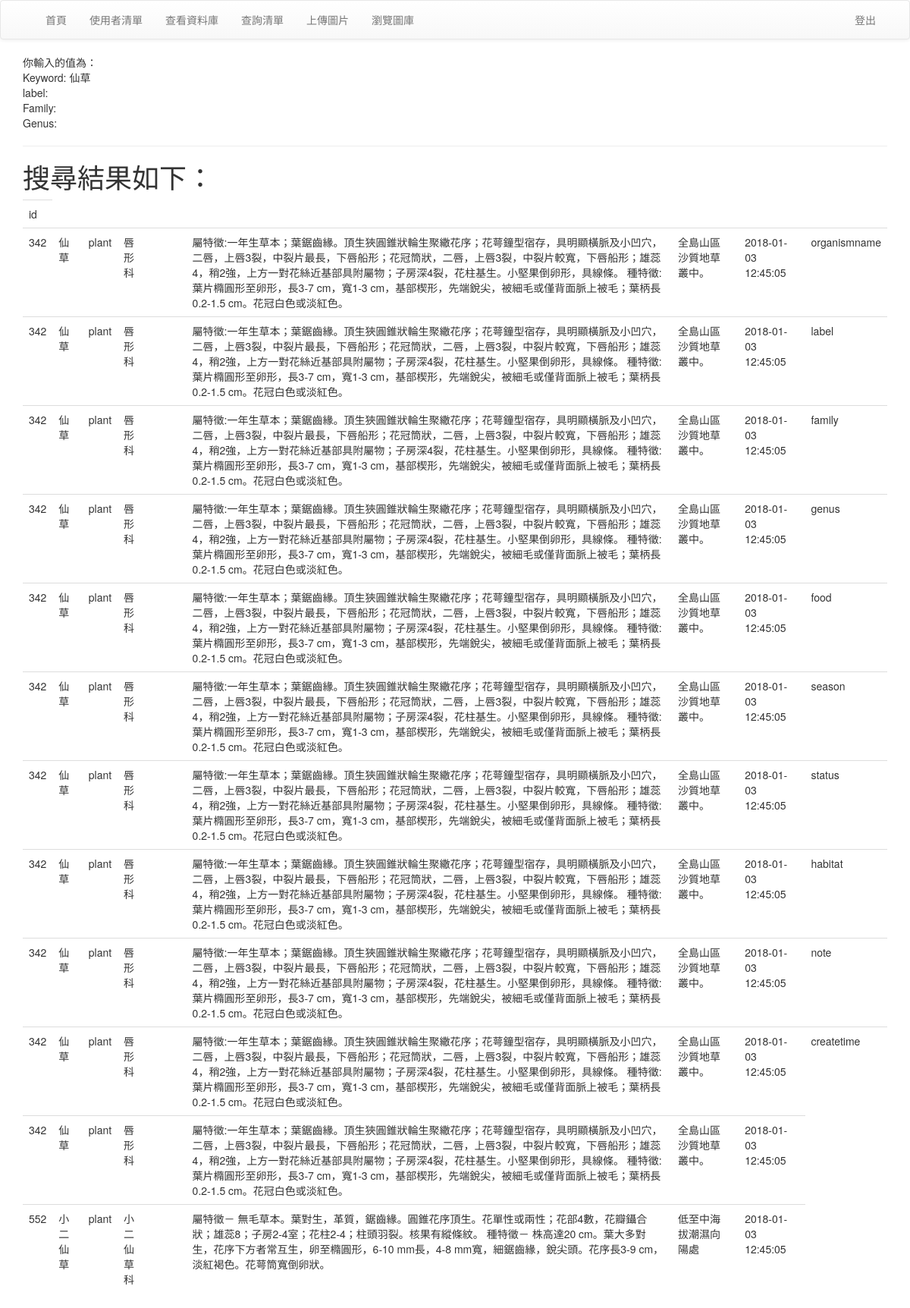
The app's page /Views/SearchResult.php?keyword=仙草 (signed in) with its own data.
### tables this page shows
CREATE TABLE `library` (
  `id` int(11) NOT NULL,
  `organismname` varchar(100) NOT NULL,
  `label` varchar(30) DEFAULT NULL,
  `family` varchar(30) DEFAULT NULL,
  `genus` varchar(30) DEFAULT NULL,
  `food` varchar(50) DEFAULT NULL,
  `season` varchar(20) DEFAULT NULL,
  `status` text,
  `habitat` text,
  `note` text,
  `createtime` datetime NOT NULL DEFAULT CURRENT_TIMESTAMP
);

### Modules/Function.php (called while the page is built, shortened)
<?php
    function searchEcology($Keyword = "%", $Label = "%", $Family = "%", $Genus = "%") {
        global $conn;
        if($Keyword != "%") {
            $Keyword = "%" . mysqli_real_escape_string($conn, $Keyword) . "%";
        }
        if($Label != "%") {
            $Label = "%" . mysqli_real_escape_string($conn, $Label) . "%";
        }
        if($Family != "%") {
            $Family = "%" . mysqli_real_escape_string($conn, $Family) . "%";
        }
        if($Genus != "%") {
            $Genus = "%" . mysqli_real_escape_string($conn, $Genus) . "%";
        }
        $sql = "SELECT * FROM `library` WHERE `label` LIKE '$Label' AND `family` LIKE '$Family' AND  (`genus` LIKE '$Genus' OR `genus` IS NULL) AND (`organismname` LIKE '$Keyword' OR `food` LIKE '$Keyword' OR `season` LIKE '$Keyword' OR `status` LIKE '$Keyword' OR `habitat` LIKE '$Keyword')";
        return mysqli_query($conn, $sql);
    }
?>

### Views/SearchResult.php (the view, shortened to what this page needs)
<?php
  include 'header.php';
  require("../Modules/Function.php");
?>
<div class = "container">
  <?php
  $keyword = $_REQUEST['keyword'];
  $label = $_REQUEST['label'];
  $family = $_REQUEST['family'];
  $genus = $_REQUEST['genus'];
  echo "你輸入的值為："."<br/>Keyword: ".$keyword."<br/>label: ".$label."<br/>Family:".$family."<br/>Genus:".$genus;
  echo "<br/><hr/><h1>搜尋結果如下：</h1>";
  echo '<table class="table"><tr>';
    $results=searchEcology($keyword,$label,$family,$genus);
    $count = 0;
    foreach ($results as $key => $section) {
      if($count == 0) {
        foreach ($section as $name => $val) {
          echo "<td>$name</td>";
          echo "</tr><tr>";
          foreach ($section as $name => $val) {
            echo "<td>$val</td>";
          }
          $count ++;
        }
      } else if ($count > 0) {
        echo "</tr><tr>";
        foreach ($section as $name => $val) {
          echo "<td>$val</td>";
        }
      }
      echo "</tr>";
  }
  echo '</table>'
  ?>
</div>
<?php
  include 'footer.php'
?>

### records on screen
library: name "id", id "342", organismname "仙草", label "plant", family "唇形科", status "屬特徵:一年生草本；葉鋸齒緣。頂生狹圓錐狀輪生聚繖花序；花萼鐘型宿存，具明顯橫脈及小凹穴，二唇，上唇3裂，中裂片最長，下唇船形；花冠筒狀，二唇，上唇3裂，中裂片較寬，下唇船形；雄蕊4，稍2強，上方一對花絲近基部具附屬物；子房深4裂，花柱基生。小堅果倒卵形，具線條。 種特徵:葉片橢圓形至卵形，長3-7 cm，寬1-3 cm，基部楔形，先端銳尖，被細毛或僅背面脈上被毛；葉柄長0.2-1.5 cm。花冠白色或淡紅色。", habitat "全島山區沙質地草叢中。", createtime "2018-01-03 12:45:05", name "organismname", name "label", name "family", name "genus", name "food", name "season", name "status", name "habitat", name "note", name "createtime"
library: id "552", organismname "小二仙草", label "plant", family "小二仙草科", status "屬特徵－ 無毛草本。葉對生，革質，鋸齒緣。圓錐花序頂生。花單性或兩性；花部4數，花瓣鑷合狀；雄蕊8；子房2-4室；花柱2-4；柱頭羽裂。核果有縱條紋。 種特徵－ 株高達20 cm。葉大多對生，花序下方者常互生，卵至橢圓形，6-10 mm長，4-8 mm寬，細鋸齒緣，銳尖頭。花序長3-9 cm，淡紅褐色。花萼筒寬倒卵狀。", habitat "低至中海拔潮濕向陽處", createtime "2018-01-03 12:45:05"

### other values on screen
$keyword "仙草"
